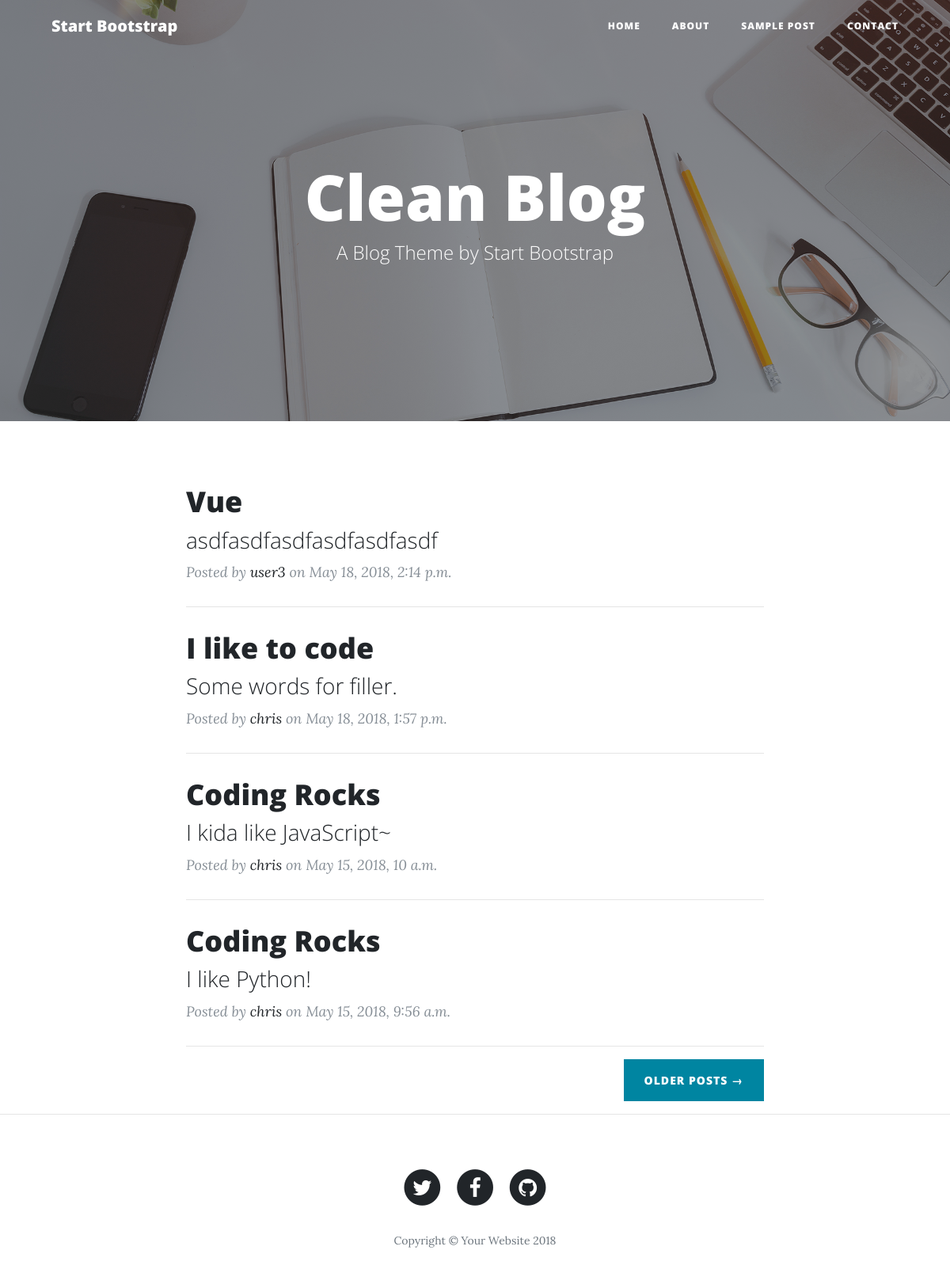
The page / on the database its author committed.
### blog/models.py (models this page shows, shortened)
class Blog(models.Model):
    author = models.ForeignKey('User', related_name='blogs', on_delete=models.CASCADE)
    title = models.CharField(max_length=255)
    created = models.DateTimeField(auto_now=True)
    slug = models.SlugField(null=True, blank=True)
    body = models.TextField()

class User(AbstractUser):
    bio = models.TextField()
    phone = models.CharField(max_length=30)

### blog/views.py (the view)
# urls.py: 2. Add a URL to urlpatterns:  path('', views.home, name='home')
def home(request):
    blogs = Blog.objects.all().order_by('-pk')
    return render(request, 'blog/index.html', {'blogs': blogs})

### blog/templates/blog/index.html
{% extends 'base.html' %}
{% load static %}
{% block content %}
<header class="masthead" style="background-image: url('{% static 'blog/img/home-bg.jpg' %}')">
    <div class="overlay"></div>
    <div class="container">
        <div class="row">
            <div class="col-lg-8 col-md-10 mx-auto">
                <div class="site-heading">
                    <h1>Clean Blog</h1>
                    <span class="subheading">A Blog Theme by Start Bootstrap</span>
                </div>
            </div>
        </div>
    </div>
</header>
<div class="container">
    <div class="row">
        <div class="col-lg-8 col-md-10 mx-auto">
            {% for b in blogs %}
                <div class="post-preview">
                    <a href="{% url 'single_blog' b.slug %}">
                        <h2 class="post-title">
                            {{ b.title }}
                        </h2>
                        <h3 class="post-subtitle">
                            {{ b.body }}
                        </h3>
                    </a>
                    <p class="post-meta">Posted by
                        <a href="#">{{ b.author }}</a>
                        on {{ b.created }}</p>
                </div>
                <hr>
            {% endfor %}
            <div class="clearfix">
                <a class="btn btn-primary float-right" href="#">Older Posts &rarr;</a>
            </div>
        </div>
    </div>
</div>
<hr>
{% endblock %}

### blog/templates/base.html (shortened to what this page needs)
{% load static %}
<!DOCTYPE html>
<html lang="en">
<head>
    <link href="{% static 'blog/vendor/bootstrap/css/bootstrap.min.css' %}" rel="stylesheet">
    <link href="{% static 'blog/vendor/font-awesome/css/font-awesome.min.css' %}" rel="stylesheet" type="text/css">
    <link href="{% static 'blog/css/clean-blog.min.css' %}" rel="stylesheet">
</head>
<body>
{% include '_nav.html' %}
{% block content %}
{% endblock %}
<footer>
    <div class="container">
        <div class="row">
            <div class="col-lg-8 col-md-10 mx-auto">
                <ul class="list-inline text-center">
                    <li class="list-inline-item">
                        <a href="#">
                  <span class="fa-stack fa-lg">
                    <i class="fa fa-circle fa-stack-2x"></i>
                    <i class="fa fa-twitter fa-stack-1x fa-inverse"></i>
                  </span>
                        </a>
                    </li>
                    <li class="list-inline-item">
                        <a href="#">
                  <span class="fa-stack fa-lg">
                    <i class="fa fa-circle fa-stack-2x"></i>
                    <i class="fa fa-facebook fa-stack-1x fa-inverse"></i>
                  </span>
                        </a>
                    </li>
                    <li class="list-inline-item">
                        <a href="#">
                  <span class="fa-stack fa-lg">
                    <i class="fa fa-circle fa-stack-2x"></i>
                    <i class="fa fa-github fa-stack-1x fa-inverse"></i>
                  </span>
                        </a>
                    </li>
                </ul>
                <p class="copyright text-muted">Copyright &copy; Your Website 2018</p>
            </div>
        </div>
    </div>
</footer>
</body>
</html>

### blog/templates/_nav.html (shortened to what this page needs)
<nav class="navbar navbar-expand-lg navbar-light fixed-top" id="mainNav">
    <div class="container">
        <a class="navbar-brand" href="index.html">Start Bootstrap</a>
        <div class="collapse navbar-collapse" id="navbarResponsive">
            <ul class="navbar-nav ml-auto">
                <li class="nav-item">
                    <a class="nav-link" href="index.html">Home</a>
                </li>
                <li class="nav-item">
                    <a class="nav-link" href="about.html">About</a>
                </li>
                <li class="nav-item">
                    <a class="nav-link" href="post.html">Sample Post</a>
                </li>
                <li class="nav-item">
                    <a class="nav-link" href="contact.html">Contact</a>
                </li>
            </ul>
        </div>
    </div>
</nav>

### rows shown on the page
Blog: title "Vue", body "asdfasdfasdfasdfasdfasdf", author "user3", created "May 18, 2018, 2:14 p.m."
Blog: title "I like to code", body "Some words for filler.", author "chris", created "May 18, 2018, 1:57 p.m."
Blog: title "Coding Rocks", body "I kida like JavaScript~", author "chris", created "May 15, 2018, 10 a.m."
Blog: title "Coding Rocks", body "I like Python!", author "chris", created "May 15, 2018, 9:56 a.m."
